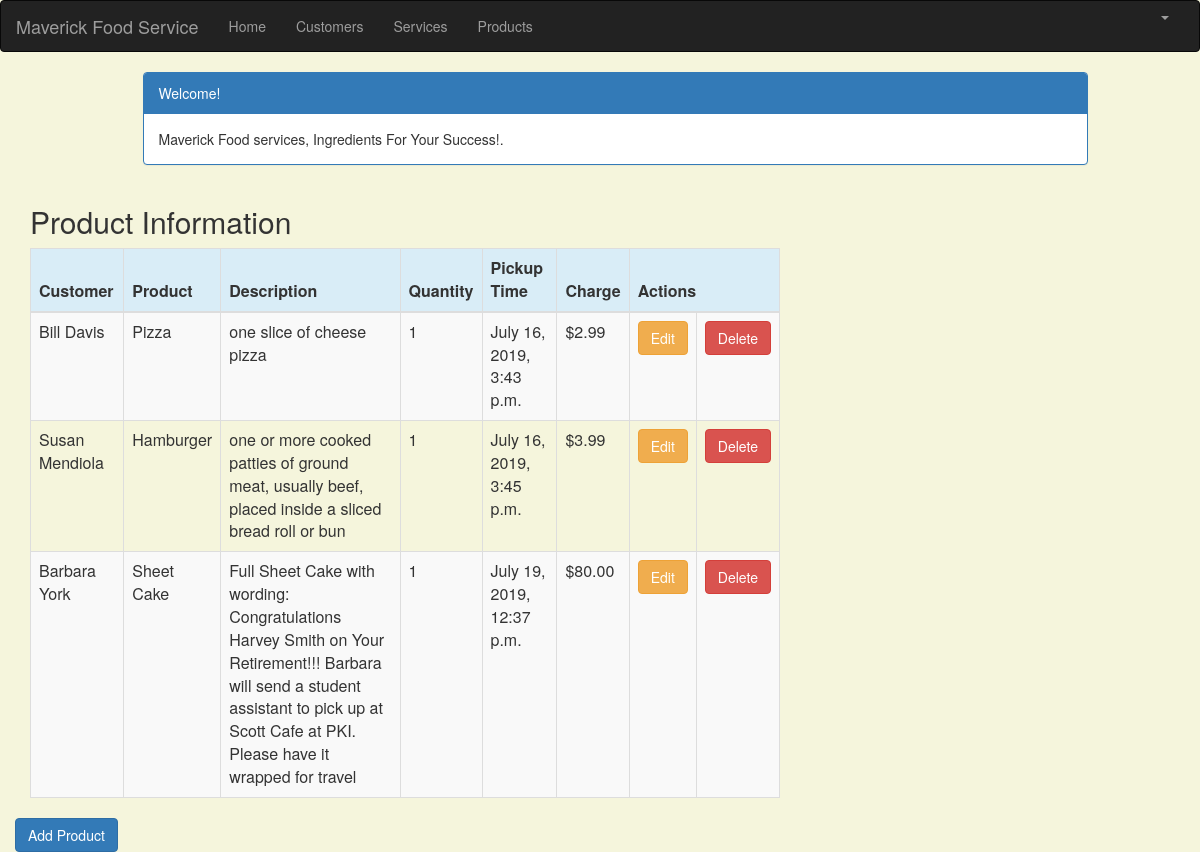
The page /product_list (signed in) on the database its author committed.
### crm/models.py (models this page shows, shortened)
class Product(models.Model):
    cust_name = models.ForeignKey(Customer, on_delete=models.CASCADE, related_name='products')
    product = models.CharField(max_length=100)
    p_description = models.TextField()
    quantity = models.IntegerField()
    pickup_time = models.DateTimeField(
        default=timezone.now)
    charge = models.DecimalField(max_digits=10, decimal_places=2)
    created_date = models.DateTimeField(
        default=timezone.now)
    updated_date = models.DateTimeField(auto_now_add=True)

class Customer(models.Model):
    cust_name = models.CharField(max_length=50)
    organization = models.CharField(max_length=100, blank=True)
    role = models.CharField(max_length=100)
    email = models.EmailField(max_length=100)
    bldgroom = models.CharField(max_length=100)
    address = models.CharField(max_length=200)
    account_number = models.IntegerField(blank=False, null=False)
    city = models.CharField(max_length=50)
    state = models.CharField(max_length=50)
    zipcode = models.CharField(max_length=10)
    phone_number = models.CharField(max_length=50)
    created_date = models.DateTimeField(
        default=timezone.now)
    updated_date = models.DateTimeField(auto_now_add=True)
    def __str__(self):
        return str(self.cust_name)

### crm/views.py (the view)
# urls.py: path('product_list', views.product_list, name='product_list'),
@login_required
def product_list(request):
    product = Product.objects.filter(created_date__lte=timezone.now())
    return render(request, 'crm/product_list.html', {'products': product})

### crm/templates/crm/product_list.html (shortened to what this page needs)
<!DOCTYPE>
{% extends 'crm/base.html' %}
{% block content %}
    <html lan = "en">
    <html>
    <head>
        <link rel="stylesheet" href="https://maxcdn.bootstrapcdn.com/bootstrap/3.3.4/css/bootstrap.min.css">
    </head>
    <body>
    <div class="container">
        <div class="row">
            <div class="col-md-10 col-md-offset-1">
                <div class="panel panel-primary">
                    <div class="panel-heading">Welcome!</div>
                    <div class="panel-body">
                        Maverick Food services, Ingredients For Your Success!.
                    </div>
                </div>
            </div>
        </div>
    </div>
    <div class="row">
        <h2 style="padding-left: 15Px">Product Information</h2>
    </div>
    <div>
        <table class="table table-striped table-bordered table-hover">
            <thead>
            <tr class="bg-info">
                <th>Customer</th>
                <th>Product</th>
                <th>Description</th>
                <th>Quantity</th>
                <th>Pickup Time</th>
                <th>Charge</th>
                <th colspan="3">Actions</th>
            </tr>
            </thead>
            <tbody>
            {% for product in products %}
                <tr>
                    <td>{{ product.cust_name }}</td>
                    <td>{{ product.product }}</td>
                    <td>{{ product.p_description }}</td>
                    <td>{{ product.quantity }}</td>
                    <td>{{ product.pickup_time }}</td>
                    <td>${{ product.charge }}</td>
                    <td><a href="{% url 'crm:product_edit' pk=product.pk %}"
                           class="btn btn-warning">Edit</a></td>
                    <td><a href="{% url 'crm:product_delete' pk=product.pk %}"
                           onclick="return confirm('Are you sure you want to delete?')"
                           class="btn btn-danger">Delete</a>
                    </td>
                </tr>
            {% endfor %}
            </tbody>
        </table>
     <div class="row">
            <a href="{% url 'crm:product_new' %}" class="row"><span
                    class="btn btn-primary">Add Product</span></a>
        </div>
    </div>
    </body>
    </html>
{% endblock %}

### crm/templates/crm/product_list.html (style rules this page uses)
body { background-color: beige; }

### rows shown on the page
Product: cust_name "Bill Davis", product "Pizza", p_description "one slice of cheese pizza", quantity "1", pickup_time "July 16, 2019, 3:43 p.m.", charge "2.99"
Product: cust_name "Susan Mendiola", product "Hamburger", p_description "one or more cooked patties of ground meat, usually beef, placed inside a sliced bread roll or bun", quantity "1", pickup_time "July 16, 2019, 3:45 p.m.", charge "3.99"
Product: cust_name "Barbara York", product "Sheet Cake", p_description "Full Sheet Cake with wording: Congratulations Harvey Smith on Your Retirement!!! Barbara will send a student assistant to pick up at Scott Cafe at PKI. Please have it wrapped for travel", quantity "1", pickup_time "July 19, 2019, 12:37 p.m.", charge "80.00"
